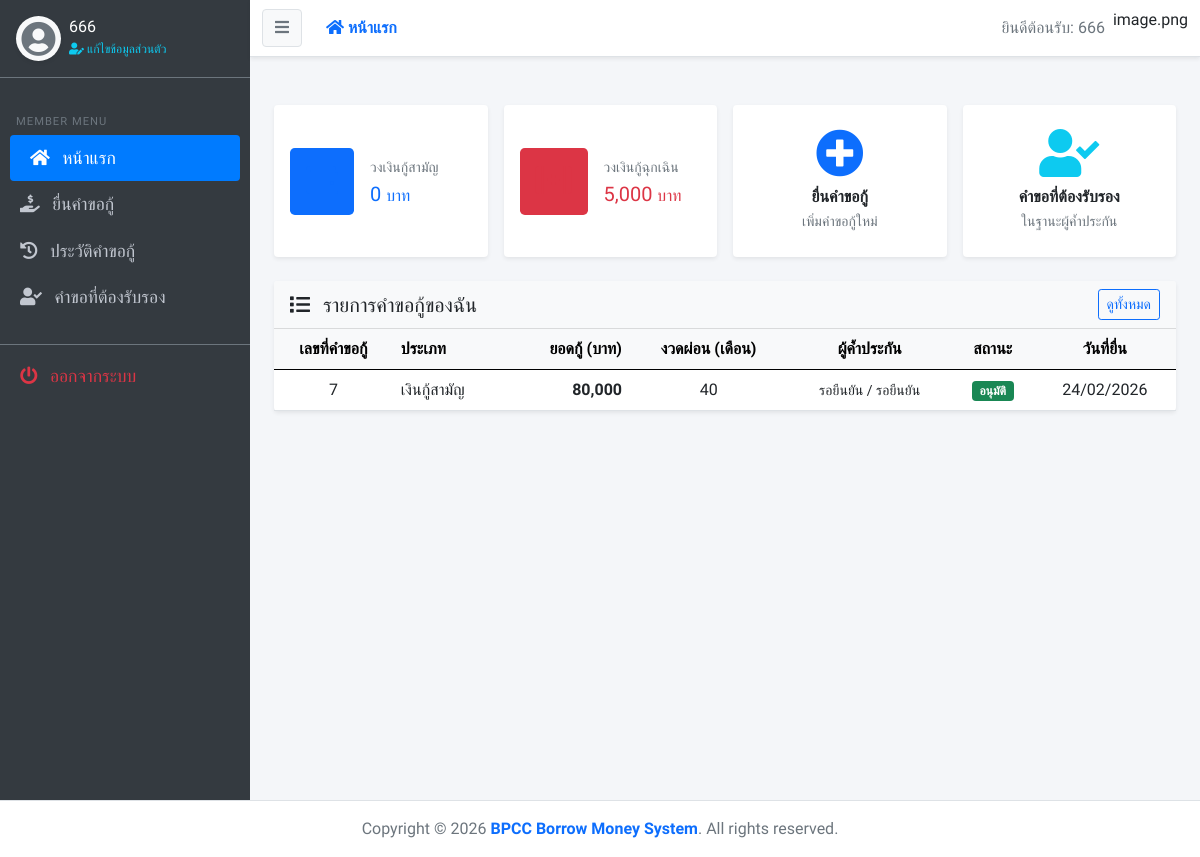
Page /user/index.php (signed in) on the earlier database version.
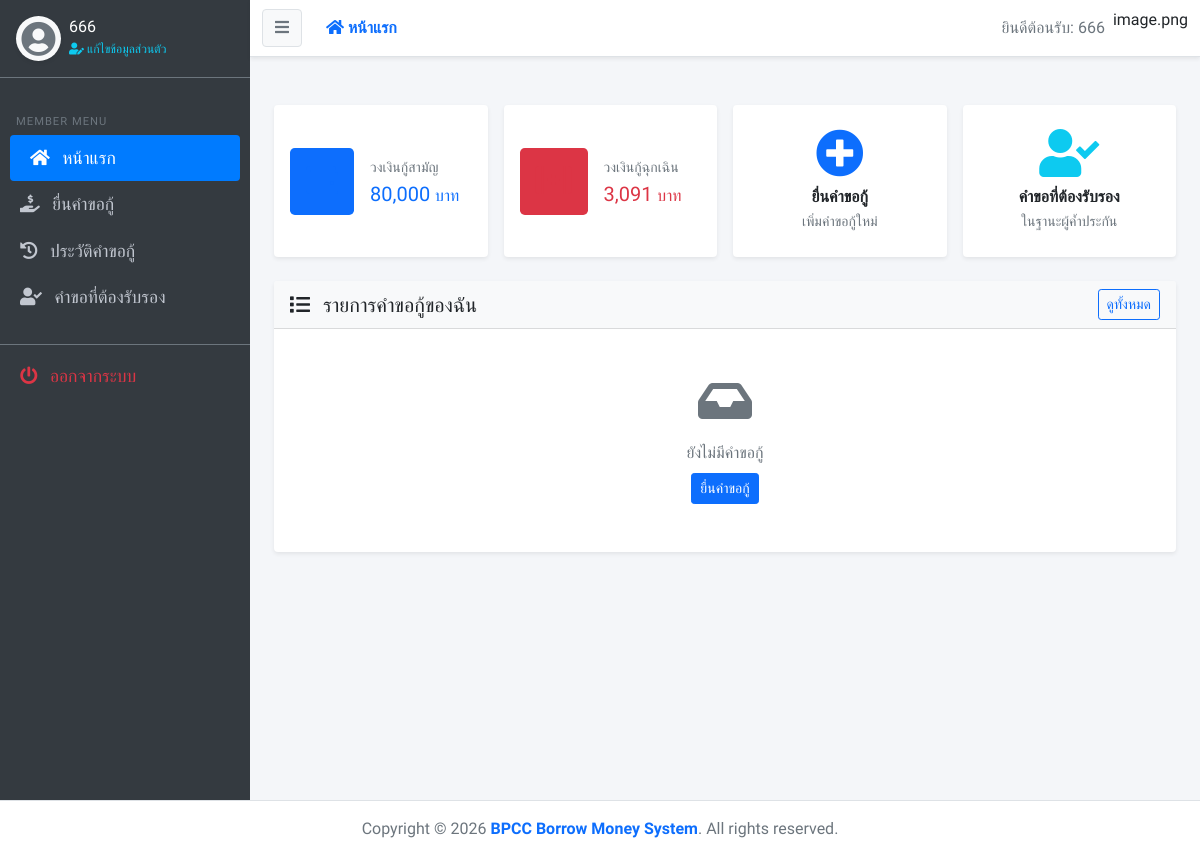
Same page on the later database version.
### tables this page shows
CREATE TABLE `member` (
  `mem_id` varchar(13) NOT NULL,
  `mem_name` varchar(80) NOT NULL,
  `mem_address` text NOT NULL,
  `mem_phone` varchar(10) NOT NULL,
  `mem_status` int(1) UNSIGNED NOT NULL COMMENT '0=แอดมิน, 1=พนักงานคีย์ข้อมูล, 2=ครู, 3=เจ้าหน้าที่',
  `mem_username` varchar(20) NOT NULL,
  `mem_password` varchar(255) NOT NULL,
  `mem_amount_stock` int(10) UNSIGNED NOT NULL COMMENT 'จำนวนเงินหุ้น',
  `mem_stock_savings` int(10) UNSIGNED NOT NULL DEFAULT 0 COMMENT 'เงินออมหุ้น (บาท/เดือน)',
  `mem_common_credit` int(10) UNSIGNED NOT NULL,
  `mem_emergency_credit` int(10) UNSIGNED NOT NULL,
  `mem_register_date` datetime NOT NULL
);

CREATE TABLE `borrow_request` (
  `br_id` int(10) UNSIGNED NOT NULL,
  `mem_id` varchar(13) NOT NULL,
  `br_type` varchar(50) NOT NULL COMMENT 'ชนิดการกู้เงิน',
  `br_amount` int(10) UNSIGNED NOT NULL,
  `br_months_pay` int(10) UNSIGNED NOT NULL,
  `guarantee_type` varchar(50) NOT NULL COMMENT 'ชนิดการค้ำประกัน',
  `guarantor_1_id` varchar(13) DEFAULT NULL COMMENT 'mem_id ผู้ค้ำคนที่ 1',
  `guarantor_2_id` varchar(13) DEFAULT NULL COMMENT 'mem_id ผู้ค้ำคนที่ 2',
  `guarantor_1_approve` tinyint(1) UNSIGNED DEFAULT 0 COMMENT '0=รอ 1=อนุมัติ 2=ไม่อนุมัติ',
  `guarantor_2_approve` tinyint(1) UNSIGNED DEFAULT 0 COMMENT '0=รอ 1=อนุมัติ 2=ไม่อนุมัติ',
  `guarantor_1_approve_date` datetime DEFAULT NULL,
  `guarantor_2_approve_date` datetime DEFAULT NULL,
  `br_details` text NOT NULL,
  `br_respond` text NOT NULL COMMENT 'ข้อความตอบกลับจากเจ้าหน้าที่',
  `br_status` tinyint(1) UNSIGNED NOT NULL COMMENT '0=ไม่อนุมัติ, 1=อนุมัติ',
  `br_approve_by` varchar(13) NOT NULL,
  `br_interest_rate` float UNSIGNED NOT NULL COMMENT 'อัตราดอกเบี้ย',
  `br_date_request` datetime NOT NULL,
  `br_date_approve` datetime NOT NULL,
  `br_is_reset` tinyint(1) UNSIGNED NOT NULL DEFAULT 0,
  `br_reset_br_id` int(10) UNSIGNED DEFAULT NULL
);

### user/index.php (the view, shortened to what this page needs)
<?php
$menu = "index";
include('../includes/header.php');
$mem_id = mysqli_real_escape_string($condb, $_SESSION['mem_id']);
$sql_mem = "SELECT mem_name, mem_common_credit, mem_emergency_credit FROM member WHERE mem_id = '$mem_id'";
$rs_mem = mysqli_query($condb, $sql_mem);
$member = mysqli_fetch_assoc($rs_mem);
$sql_br = "SELECT * FROM borrow_request WHERE mem_id = '$mem_id' ORDER BY br_id DESC LIMIT 10";
$rs_br = mysqli_query($condb, $sql_br);
function getTypeLabel($t) {
    return $t == 1 ? 'เงินกู้สามัญ' : 'เงินกู้ฉุกเฉิน';
}
function getStatusBadge($s) {
    if ($s == 1) return '<span class="badge bg-success">อนุมัติ</span>';
    return '-';
}
?>
<section class="content">
  <div class="container-fluid py-4">
    <div class="row g-3 mb-4">
      <div class="col-md-6 col-xl-3">
        <div class="card border-0 shadow-sm h-100">
          <div class="card-body d-flex align-items-center">
            <div class="flex-shrink-0 bg-primary bg-opacity-10 rounded-3 p-3 me-3">
              <i class="fas fa-wallet text-primary fa-2x"></i>
            </div>
            <div>
              <p class="text-muted small mb-1">วงเงินกู้สามัญ</p>
              <h5 class="mb-0 text-primary"><?php echo number_format((int)$member['mem_common_credit']); ?> <small class="fs-6 fw-normal">บาท</small></h5>
            </div>
          </div>
        </div>
      </div>
      <div class="col-md-6 col-xl-3">
        <div class="card border-0 shadow-sm h-100">
          <div class="card-body d-flex align-items-center">
            <div class="flex-shrink-0 bg-danger bg-opacity-10 rounded-3 p-3 me-3">
              <i class="fas fa-first-aid text-danger fa-2x"></i>
            </div>
            <div>
              <p class="text-muted small mb-1">วงเงินกู้ฉุกเฉิน</p>
              <h5 class="mb-0 text-danger"><?php echo number_format((int)$member['mem_emergency_credit']); ?> <small class="fs-6 fw-normal">บาท</small></h5>
            </div>
          </div>
        </div>
      </div>
      <div class="col-md-6 col-xl-3">
        <a href="borrow.php" class="text-decoration-none">
          <div class="card border-0 shadow-sm h-100 border-primary border-2 hover-shadow">
            <div class="card-body d-flex align-items-center justify-content-center text-center">
              <div>
                <i class="fas fa-plus-circle text-primary fa-3x mb-2"></i>
                <p class="mb-0 fw-bold text-dark">ยื่นคำขอกู้</p>
                <small class="text-muted">เพิ่มคำขอกู้ใหม่</small>
              </div>
            </div>
          </div>
        </a>
      </div>
      <div class="col-md-6 col-xl-3">
        <a href="guarantor.php" class="text-decoration-none">
          <div class="card border-0 shadow-sm h-100">
            <div class="card-body d-flex align-items-center justify-content-center text-center">
              <div>
                <i class="fas fa-user-check text-info fa-3x mb-2"></i>
                <p class="mb-0 fw-bold text-dark">คำขอที่ต้องรับรอง</p>
                <small class="text-muted">ในฐานะผู้ค้ำประกัน</small>
              </div>
            </div>
          </div>
        </a>
      </div>
    </div>
    <div class="card border-0 shadow-sm">
      <div class="card-header bg-light d-flex justify-content-between align-items-center">
        <h5 class="mb-0"><i class="fas fa-list me-2"></i> รายการคำขอกู้ของฉัน</h5>
        <a href="history.php" class="btn btn-sm btn-outline-primary">ดูทั้งหมด</a>
      </div>
      <div class="card-body p-0">
        <?php if (mysqli_num_rows($rs_br) > 0): ?>
        <div class="table-responsive">
          <table class="table table-hover align-middle mb-0">
            <thead class="table-light">
              <tr>
                <th class="text-center">เลขที่คำขอกู้</th>
                <th>ประเภท</th>
                <th class="text-end">ยอดกู้ (บาท)</th>
                <th class="text-center">งวดผ่อน (เดือน)</th>
                <th class="text-center">ผู้ค้ำประกัน</th>
                <th class="text-center">สถานะ</th>
                <th class="text-center">วันที่ยื่น</th>
              </tr>
            </thead>
            <tbody>
              <?php while ($row = mysqli_fetch_assoc($rs_br)):
                $g1 = array_key_exists('guarantor_1_approve', $row) ? (int)$row['guarantor_1_approve'] : -1;
                $g2 = array_key_exists('guarantor_2_approve', $row) ? (int)$row['guarantor_2_approve'] : -1;
                $g1txt = $g1 === 0 ? 'รอยืนยัน' : ($g1 === 1 ? 'อนุมัติ' : ($g1 === 2 ? 'ไม่อนุมัติ' : '-'));
                $g2txt = $g2 === 0 ? 'รอยืนยัน' : ($g2 === 1 ? 'อนุมัติ' : ($g2 === 2 ? 'ไม่อนุมัติ' : '-'));
              ?>
              <tr>
                <td class="text-center"><?php echo (int)$row['br_id']; ?></td>
                <td><?php echo getTypeLabel($row['br_type']); ?></td>
                <td class="text-end fw-bold"><?php echo number_format($row['br_amount']); ?></td>
                <td class="text-center"><?php echo (int)$row['br_months_pay']; ?></td>
                <td class="text-center small"><?php echo $g1txt; ?> / <?php echo $g2txt; ?></td>
                <td class="text-center"><?php echo getStatusBadge($row['br_status']); ?></td>
                <td class="text-center"><?php echo date('d/m/Y', strtotime($row['br_date_request'])); ?></td>
              </tr>
              <?php endwhile; ?>
            </tbody>
          </table>
        </div>
        <?php else: ?>
        <div class="text-center text-muted py-5">
          <i class="fas fa-inbox fa-3x mb-3 opacity-50"></i>
          <p class="mb-0">ยังไม่มีคำขอกู้</p>
          <a href="borrow.php" class="btn btn-primary btn-sm mt-2">ยื่นคำขอกู้</a>
        </div>
        <?php endif; ?>
      </div>
    </div>
  </div>
</section>
<?php include('../includes/footer.php'); ?>

### includes/header.php (shortened to what this page needs)
<!DOCTYPE html>
<html lang="th">
<head>
  <link rel="stylesheet" href="../assets/plugins/bootstrap-5/bootstrap.min.css">
  <link rel="stylesheet" href="../assets/plugins/fontawesome-free/css/all.min.css">
  <link rel="stylesheet" href="../assets/plugins/datatables/css/dataTables.bootstrap5.min.css">
  <link rel="stylesheet" href="../assets/css/custom.css">
</head>
<body>
<div class="wrapper">
    <?php include(__DIR__ . '/sidebar.php'); ?>
    <div id="content">
        <?php include(__DIR__ . '/navbar.php'); ?>
        <div class="container-fluid py-4">

### includes/sidebar.php (shortened to what this page needs)
<nav id="sidebar">
    <div class="p-3 border-bottom border-secondary">
        <div class="d-flex align-items-center">
            <div class="flex-shrink-0">
                <div class="bg-light rounded-circle d-flex align-items-center justify-content-center shadow-sm" style="width: 45px; height: 45px;">
                    <i class="fas fa-user-circle text-secondary" style="font-size: 35px;"></i>
                </div>
            </div>
            <div class="flex-grow-1 ms-2 overflow-hidden">
                <h6 class="mb-0 text-white text-truncate"><?php echo htmlspecialchars($_SESSION['mem_name']); ?></h6>
                <small>
                    <a href="#" class="text-info text-decoration-none" style="font-size: 0.75rem;" data-bs-toggle="modal" data-bs-target="#profileModal">
                        <i class="fas fa-user-edit"></i> แก้ไขข้อมูลส่วนตัว
                    </a>
                </small>
            </div>
        </div>
    </div>
    <ul class="list-unstyled components">
        <?php if ($_SESSION["mem_status"] == 0 || $_SESSION["mem_status"] == 1) { ?>
            <li class="px-3 pb-1 text-uppercase text-muted" style="font-size: 0.7rem; letter-spacing: 1px;">Management</li>
            <li class="<?php echo ($menu == 'index') ? 'active' : ''; ?>">
                <a href="index.php"><i class="fas fa-chart-line me-2"></i> แผงควบคุม</a>
            </li>
            <li class="<?php echo ($menu == 'member') ? 'active' : ''; ?>">
                <a href="list_mem.php"><i class="fas fa-users me-2"></i> จัดการสมาชิก</a>
            </li>
            <li class="<?php echo ($menu == 'borrow_request') ? 'active' : ''; ?>">
                <a href="borrow_request.php"><i class="fas fa-file-signature me-2"></i> รายการคำขอกู้</a>
            </li>
            <li class="<?php echo ($menu == 'mustpay') ? 'active' : ''; ?>">
                <a href="mustpay.php"><i class="fas fa-calendar-check me-2"></i> รายการค้างชำระ</a>
            </li>
            <?php if ($_SESSION["mem_status"] == 0) { ?>
            <li class="<?php echo ($menu == 'system') ? 'active' : ''; ?>">
                <a href="system.php"><i class="fas fa-cogs me-2 text-warning"></i> ตั้งค่าระบบ</a>
            </li>
            <?php } ?>
            <li class="px-3 pt-3 pb-1 text-uppercase text-muted" style="font-size: 0.7rem; letter-spacing: 1px;">Reports</li>
            <li class="<?php echo ($menu == 'receipt') ? 'active' : ''; ?>">
                <a href="receipt.php"><i class="fas fa-receipt me-2 text-info"></i> พิมพ์ใบเสร็จผู้กู้</a>
            </li>
            <li class="<?php echo ($menu == 'installments') ? 'active' : ''; ?>">
                <a href="installments.php"><i class="fas fa-list-ol me-2 text-warning"></i> รายการงวดทั้งหมด</a>
            </li>
        <?php } else { ?>
            <li class="px-3 pt-3 pb-1 text-uppercase text-muted" style="font-size: 0.7rem; letter-spacing: 1px;">Member Menu</li>
            <li class="<?php echo ($menu == 'index') ? 'active' : ''; ?>">
                <a href="index.php"><i class="fas fa-home me-2"></i> หน้าแรก</a>
            </li>
            <li class="<?php echo ($menu == 'borrow') ? 'active' : ''; ?>">
                <a href="borrow.php"><i class="fas fa-hand-holding-usd me-2"></i> ยื่นคำขอกู้</a>
            </li>
            <li class="<?php echo ($menu == 'history') ? 'active' : ''; ?>">
                <a href="history.php"><i class="fas fa-history me-2"></i> ประวัติคำขอกู้</a>
            </li>
            <li class="<?php echo ($menu == 'guarantor') ? 'active' : ''; ?>">
                <a href="guarantor.php"><i class="fas fa-user-check me-2"></i> คำขอที่ต้องรับรอง</a>
            </li>
        <?php } ?>
        <li class="mt-4 border-top border-secondary pt-2">
            <a href="../logout.php" class="text-danger" onclick="return confirm('คุณต้องการออกจากระบบใช่หรือไม่?');">
                <i class="fas fa-power-off me-2"></i> ออกจากระบบ
            </a>
        </li>
    </ul>
</nav>

### includes/navbar.php
<nav class="navbar navbar-expand-lg navbar-light bg-white shadow-sm border-bottom">
  <div class="container-fluid">
    <button type="button" id="sidebarCollapse" class="btn btn-light border text-secondary me-3">
      <i class="fas fa-bars"></i>
    </button>
    <ul class="navbar-nav me-auto mb-2 mb-lg-0">
      <li class="nav-item">
        <a class="nav-link <?php if ($menu == "index"){ echo "active fw-bold text-primary"; } ?>" href="index.php">
          <i class="fas fa-home"></i> หน้าแรก
        </a>
      </li>
      </ul>
    <ul class="navbar-nav ms-auto">
      <li class="nav-item d-none d-sm-inline-block">
        <span class="nav-link text-secondary">
            ยินดีต้อนรับ: <?php echo htmlspecialchars($_SESSION['mem_name']); ?>
        </span>
      </li>image.png
    </ul>
  </div>
</nav>

### includes/footer.php (shortened to what this page needs)
</div> </div> </div> <footer class="bg-white text-center text-lg-start border-top mt-auto py-3">
  <div class="text-center text-secondary">
    Copyright &copy; <?php echo date('Y'); ?>
    <span class="text-primary fw-bold">BPCC Borrow Money System</span>. All rights reserved.
  </div>
</footer>
<div class="position-fixed top-0 end-0 p-3" style="z-index: 1080; pointer-events: none;">
</div>
</body>
</html>

### assets/css/custom.css (style rules this page uses)
body { font-family: 'Kanit', sans-serif; background-color: #f4f6f9; overflow-x: hidden; }
.wrapper { display: flex; width: 100%; align-items: stretch; }
#sidebar { min-width: 250px; max-width: 250px; min-height: 100vh; background: #343a40; color: #fff; transition: all 0.3s; }
#sidebar ul.components { padding: 20px 0; }
#sidebar ul li a { padding: 10px 20px; font-size: 1.1em; display: block; color: #c2c7d0; text-decoration: none; }
#sidebar ul li.active > a { color: #fff; background: #007bff; border-radius: 4px; margin: 0 10px; width: auto; }
#content { width: 100%; min-height: 100vh; transition: all 0.3s; display: flex; flex-direction: column; }
.card { box-shadow: 0 0 1px rgba(0,0,0,.125), 0 1px 3px rgba(0,0,0,.2); border: 0; margin-bottom: 1rem; }
.card-header { background-color: transparent; border-bottom: 1px solid rgba(0,0,0,.125); }

Differences in the rows shown:
removed borrow_request: br_id "7", br_type "เงินกู้สามัญ", br_amount "80,000", br_months_pay "40", guarantor_1_approve "รอยืนยัน", guarantor_2_approve "รอยืนยัน", br_status "อนุมัติ", br_date_request "24/02/2026"
changed member: mem_common_credit "0" → "80,000"; mem_emergency_credit "5,000" → "3,091"
Other differences:
text no longer shown: "เลขที่คำขอกู้ ประเภท ยอดกู้ (บาท) งวดผ่อน (เดือน) ผู้ค้ำประกัน สถานะ วันที่ยื่น"
text now shown: "ยังไม่มีคำขอกู้ ยื่นคำขอกู้"
